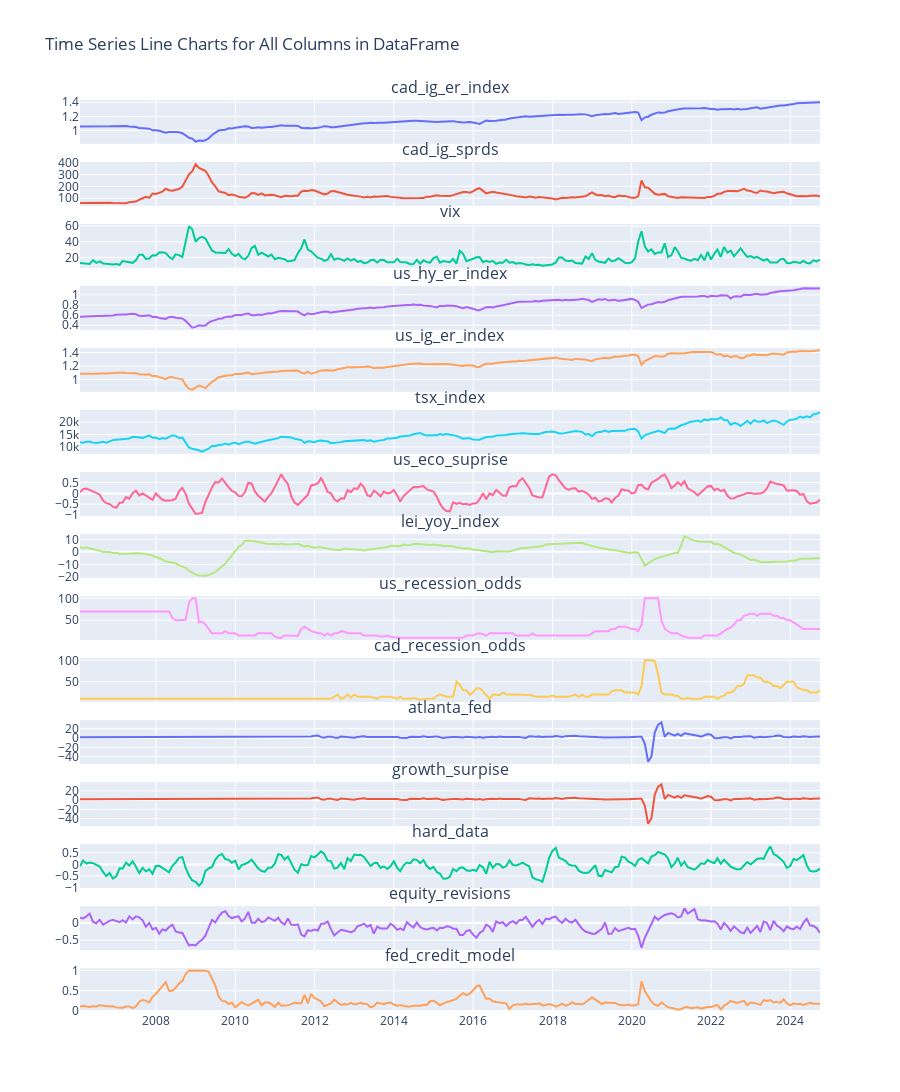

The cell this chart's notebook holds for it:
### Code cell
import plotly.graph_objects as go
from plotly.subplots import make_subplots
import pandas as pd

# Assuming 'data' is your DataFrame containing time series data
# Example of what 'data' might look like (replace with your actual DataFrame)
# data = pd.DataFrame({...})  # Your actual data

# Create subplots
fig = make_subplots(rows=len(data.columns), cols=1, shared_xaxes=True, 
                    vertical_spacing=0.02, subplot_titles=data.columns)

# Add a line chart for each column
for i, col in enumerate(data.columns):
    fig.add_trace(
        go.Scatter(x=data.index, y=data[col], mode='lines', name=col),
        row=i+1, col=1
    )

# Update layout to improve appearance
fig.update_layout(height=300 * len(data.columns), width=900, 
                  title_text="Time Series Line Charts for All Columns in DataFrame",
                  showlegend=False)

# Show the figure
fig.show()

### Figure 1 — Plotly figure (JSON) as saved in the notebook; plotly's stock layout.template omitted (floating-point values rounded to 4 significant figures; data arrays with more than 128 entries replaced by an {"elided": "..."} marker saying what was removed)
{"data": [{"mode": "lines", "name": "cad_ig_er_index", "type": "scatter", "x": {"elided": "225 str values"}, "xaxis": "x", "y": {"elided": "225 float values"}, "yaxis": "y"}, {"mode": "lines", "name": "cad_ig_sprds", "type": "scatter", "x": {"elided": "225 str values"}, "xaxis": "x2", "y": {"elided": "225 float values"}, "yaxis": "y2"}, {"mode": "lines", "name": "vix", "type": "scatter", "x": {"elided": "225 str values"}, "xaxis": "x3", "y": {"elided": "225 float values"}, "yaxis": "y3"}, {"mode": "lines", "name": "us_hy_er_index", "type": "scatter", "x": {"elided": "225 str values"}, "xaxis": "x4", "y": {"elided": "225 float values"}, "yaxis": "y4"}, {"mode": "lines", "name": "us_ig_er_index", "type": "scatter", "x": {"elided": "225 str values"}, "xaxis": "x5", "y": {"elided": "225 float values"}, "yaxis": "y5"}, {"mode": "lines", "name": "tsx_index", "type": "scatter", "x": {"elided": "225 str values"}, "xaxis": "x6", "y": {"elided": "225 float values"}, "yaxis": "y6"}, {"mode": "lines", "name": "us_eco_suprise", "type": "scatter", "x": {"elided": "225 str values"}, "xaxis": "x7", "y": {"elided": "225 float values"}, "yaxis": "y7"}, {"mode": "lines", "name": "lei_yoy_index", "type": "scatter", "x": {"elided": "225 str values"}, "xaxis": "x8", "y": {"elided": "225 float values"}, "yaxis": "y8"}, {"mode": "lines", "name": "us_recession_odds", "type": "scatter", "x": {"elided": "225 str values"}, "xaxis": "x9", "y": {"elided": "225 float values"}, "yaxis": "y9"}, {"mode": "lines", "name": "cad_recession_odds", "type": "scatter", "x": {"elided": "225 str values"}, "xaxis": "x10", "y": {"elided": "225 float values"}, "yaxis": "y10"}, {"mode": "lines", "name": "atlanta_fed", "type": "scatter", "x": {"elided": "225 str values"}, "xaxis": "x11", "y": {"elided": "225 float values"}, "yaxis": "y11"}, {"mode": "lines", "name": "growth_surpise", "type": "scatter", "x": {"elided": "225 str values"}, "xaxis": "x12", "y": {"elided": "225 float values"}, "yaxis": "y12"}, {"mode": "lines", "name": "hard_data", "type": "scatter", "x": {"elided": "225 str values"}, "xaxis": "x13", "y": {"elided": "225 float values"}, "yaxis": "y13"}, {"mode": "lines", "name": "equity_revisions", "type": "scatter", "x": {"elided": "225 str values"}, "xaxis": "x14", "y": {"elided": "225 float values"}, "yaxis": "y14"}, {"mode": "lines", "name": "fed_credit_model", "type": "scatter", "x": {"elided": "225 str values"}, "xaxis": "x15", "y": {"elided": "225 float values"}, "yaxis": "y15"}], "layout": {"annotations": [{"font": {"size": 16}, "showarrow": false, "text": "cad_ig_er_index", "x": 0.5, "xanchor": "center", "xref": "paper", "y": 1, "yanchor": "bottom", "yref": "paper"}, {"font": {"size": 16}, "showarrow": false, "text": "cad_ig_sprds", "x": 0.5, "xanchor": "center", "xref": "paper", "y": 0.932, "yanchor": "bottom", "yref": "paper"}, {"font": {"size": 16}, "showarrow": false, "text": "vix", "x": 0.5, "xanchor": "center", "xref": "paper", "y": 0.864, "yanchor": "bottom", "yref": "paper"}, {"font": {"size": 16}, "showarrow": false, "text": "us_hy_er_index", "x": 0.5, "xanchor": "center", "xref": "paper", "y": 0.796, "yanchor": "bottom", "yref": "paper"}, {"font": {"size": 16}, "showarrow": false, "text": "us_ig_er_index", "x": 0.5, "xanchor": "center", "xref": "paper", "y": 0.728, "yanchor": "bottom", "yref": "paper"}, {"font": {"size": 16}, "showarrow": false, "text": "tsx_index", "x": 0.5, "xanchor": "center", "xref": "paper", "y": 0.66, "yanchor": "bottom", "yref": "paper"}, {"font": {"size": 16}, "showarrow": false, "text": "us_eco_suprise", "x": 0.5, "xanchor": "center", "xref": "paper", "y": 0.592, "yanchor": "bottom", "yref": "paper"}, {"font": {"size": 16}, "showarrow": false, "text": "lei_yoy_index", "x": 0.5, "xanchor": "center", "xref": "paper", "y": 0.524, "yanchor": "bottom", "yref": "paper"}, {"font": {"size": 16}, "showarrow": false, "text": "us_recession_odds", "x": 0.5, "xanchor": "center", "xref": "paper", "y": 0.456, "yanchor": "bottom", "yref": "paper"}, {"font": {"size": 16}, "showarrow": false, "text": "cad_recession_odds", "x": 0.5, "xanchor": "center", "xref": "paper", "y": 0.388, "yanchor": "bottom", "yref": "paper"}, {"font": {"size": 16}, "showarrow": false, "text": "atlanta_fed", "x": 0.5, "xanchor": "center", "xref": "paper", "y": 0.32, "yanchor": "bottom", "yref": "paper"}, {"font": {"size": 16}, "showarrow": false, "text": "growth_surpise", "x": 0.5, "xanchor": "center", "xref": "paper", "y": 0.252, "yanchor": "bottom", "yref": "paper"}, {"font": {"size": 16}, "showarrow": false, "text": "hard_data", "x": 0.5, "xanchor": "center", "xref": "paper", "y": 0.184, "yanchor": "bottom", "yref": "paper"}, {"font": {"size": 16}, "showarrow": false, "text": "equity_revisions", "x": 0.5, "xanchor": "center", "xref": "paper", "y": 0.116, "yanchor": "bottom", "yref": "paper"}, {"font": {"size": 16}, "showarrow": false, "text": "fed_credit_model", "x": 0.5, "xanchor": "center", "xref": "paper", "y": 0.048, "yanchor": "bottom", "yref": "paper"}], "height": 4500, "showlegend": false, "title": {"text": "Time Series Line Charts for All Columns in DataFrame"}, "width": 900, "xaxis": {"anchor": "y", "domain": [0, 1], "matches": "x15", "showticklabels": false}, "xaxis10": {"anchor": "y10", "domain": [0, 1], "matches": "x15", "showticklabels": false}, "xaxis11": {"anchor": "y11", "domain": [0, 1], "matches": "x15", "showticklabels": false}, "xaxis12": {"anchor": "y12", "domain": [0, 1], "matches": "x15", "showticklabels": false}, "xaxis13": {"anchor": "y13", "domain": [0, 1], "matches": "x15", "showticklabels": false}, "xaxis14": {"anchor": "y14", "domain": [0, 1], "matches": "x15", "showticklabels": false}, "xaxis15": {"anchor": "y15", "domain": [0, 1]}, "xaxis2": {"anchor": "y2", "domain": [0, 1], "matches": "x15", "showticklabels": false}, "xaxis3": {"anchor": "y3", "domain": [0, 1], "matches": "x15", "showticklabels": false}, "xaxis4": {"anchor": "y4", "domain": [0, 1], "matches": "x15", "showticklabels": false}, "xaxis5": {"anchor": "y5", "domain": [0, 1], "matches": "x15", "showticklabels": false}, "xaxis6": {"anchor": "y6", "domain": [0, 1], "matches": "x15", "showticklabels": false}, "xaxis7": {"anchor": "y7", "domain": [0, 1], "matches": "x15", "showticklabels": false}, "xaxis8": {"anchor": "y8", "domain": [0, 1], "matches": "x15", "showticklabels": false}, "xaxis9": {"anchor": "y9", "domain": [0, 1], "matches": "x15", "showticklabels": false}, "yaxis": {"anchor": "x", "domain": [0.952, 1]}, "yaxis10": {"anchor": "x10", "domain": [0.34, 0.388]}, "yaxis11": {"anchor": "x11", "domain": [0.272, 0.32]}, "yaxis12": {"anchor": "x12", "domain": [0.204, 0.252]}, "yaxis13": {"anchor": "x13", "domain": [0.136, 0.184]}, "yaxis14": {"anchor": "x14", "domain": [0.068, 0.116]}, "yaxis15": {"anchor": "x15", "domain": [0, 0.048]}, "yaxis2": {"anchor": "x2", "domain": [0.884, 0.932]}, "yaxis3": {"anchor": "x3", "domain": [0.816, 0.864]}, "yaxis4": {"anchor": "x4", "domain": [0.748, 0.796]}, "yaxis5": {"anchor": "x5", "domain": [0.68, 0.728]}, "yaxis6": {"anchor": "x6", "domain": [0.612, 0.66]}, "yaxis7": {"anchor": "x7", "domain": [0.544, 0.592]}, "yaxis8": {"anchor": "x8", "domain": [0.476, 0.524]}, "yaxis9": {"anchor": "x9", "domain": [0.408, 0.456]}}}
